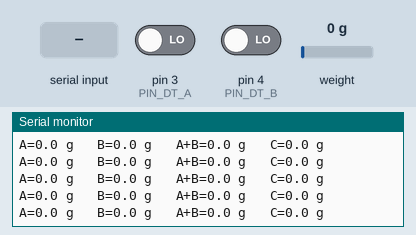
The sketch below on a simulated Arduino Uno, built with avr-gcc and run on an emulated ATmega328P. On the bench: the last lines printed to the serial monitor. Inputs (shaded band) come from the test bench; at power-on: weight on the scale 0 g, pin 3 (PIN_DT_A) LOW, pin 4 (PIN_DT_B) LOW.

Above: at 17.3 s.
17.4 s: weight on the scale set to 100 g
At 17.4 s:
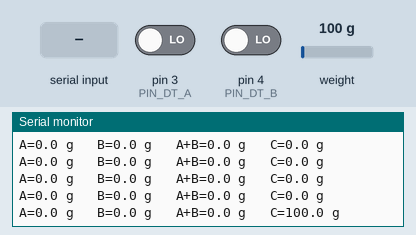
20.4 s: weight on the scale set to 1250 g
At 20.47 s:
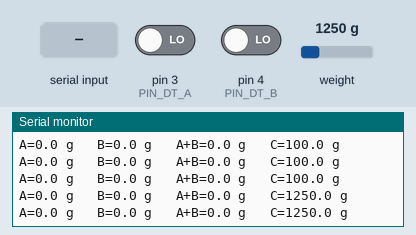
21.9 s: "t" received over Serial
At 22.4 s:
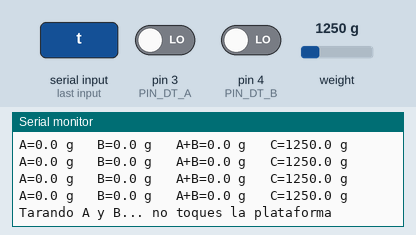
Timing chart, 0 to 24.9 s (numbered marks = the images above; inputs shaded):
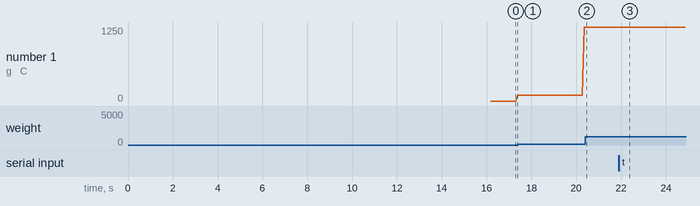

The sketch:

PesajeTest_Combinado2.ino
```cpp
/*
  PesajeTest_Combinado.ino

  Sin necesidad de recablear nada:
   - Sensor A y Sensor B COMPARTEN el pin de reloj (pin 2), tal como
     ya esta tu hardware -> se leen con una funcion manual que pulsa
     el reloj UNA sola vez y lee ambos DOUT en el mismo pulso (esto es
     lo que exige el documento: misma foto de instante para A y B).
   - Sensor C tiene sus propios pines (5 y 6) -> para el usamos la
     libreria nativa HX711.h normalmente, sin conflicto.

  Requiere tener instalada la libreria "HX711" (bogde) SOLO para el
  Sensor C. A y B no la usan.
*/

#include "HX711.h"

// ---------- Pines ----------
// Base 1 - Pesaje dinamico (A y B comparten reloj, como ya esta cableado)
#define PIN_SCK_AB   2
#define PIN_DT_A     3
#define PIN_DT_B     4

// Base 2 - Pesaje estatico (pines propios, sin conflicto)
#define PIN_SCK_C    5
#define PIN_DT_C     6

HX711 sensorC;

// ---------- Calibracion (AJUSTAR con la protoboard de 70g) ----------
float FACTOR_A = 812.0;   // validado con el metodo de suma constante (mas confiable que el ajuste puntual anterior)
float FACTOR_B = 812.0;  // validado con el metodo de suma constante
float FACTOR_C = 2280.0;  // pendiente de calibrar

long offsetA = 0;
long offsetB = 0;

// ---------- Lectura manual sincronizada de A y B ----------
// Pulsa el reloj compartido UNA vez y lee ambos DOUT en cada pulso,
// asi ambas conversiones corresponden exactamente al mismo instante.
bool leerParSincronizado(long &valorA, long &valorB) {
  if (digitalRead(PIN_DT_A) == HIGH || digitalRead(PIN_DT_B) == HIGH) {
    return false; // alguno de los dos todavia no tiene dato nuevo
  }

  valorA = 0;
  valorB = 0;
  for (uint8_t i = 0; i < 24; i++) {
    digitalWrite(PIN_SCK_AB, HIGH);
    delayMicroseconds(1);
    valorA = (valorA << 1) | digitalRead(PIN_DT_A);
    valorB = (valorB << 1) | digitalRead(PIN_DT_B);
    digitalWrite(PIN_SCK_AB, LOW);
    delayMicroseconds(1);
  }
  // 25er pulso: fija ganancia 128 / canal A para el siguiente ciclo
  digitalWrite(PIN_SCK_AB, HIGH);
  delayMicroseconds(1);
  digitalWrite(PIN_SCK_AB, LOW);

  if (valorA & 0x800000) valorA |= 0xFF000000;
  if (valorB & 0x800000) valorB |= 0xFF000000;
  return true;
}

// Espera bloqueante SOLO para la tara inicial (una sola vez, no afecta
// el resto del sistema porque se hace antes de operar).
// Promedia varias muestras para que el offset no dependa de una sola
// lectura ruidosa (eso era lo que causaba el drift que veiamos).
void tararAB() {
  const uint8_t N_TARA = 30;
  long sumaA = 0, sumaB = 0;
  long a, b;

  Serial.println(F("Tarando A y B... no toques la plataforma"));
  delay(500);

  uint8_t obtenidas = 0;
  while (obtenidas < N_TARA) {
    if (leerParSincronizado(a, b)) {
      sumaA += a;
      sumaB += b;
      obtenidas++;
    }
  }

  offsetA = sumaA / N_TARA;
  offsetB = sumaB / N_TARA;
  Serial.print(F("offsetA=")); Serial.print(offsetA);
  Serial.print(F("  offsetB=")); Serial.println(offsetB);
}

void setup() {
  Serial.begin(9600);
  while (!Serial) { ; }

  pinMode(PIN_SCK_AB, OUTPUT);
  pinMode(PIN_DT_A, INPUT);
  pinMode(PIN_DT_B, INPUT);
  digitalWrite(PIN_SCK_AB, LOW);

  Serial.println(F("=== Prueba combinada: A+B manual, C con libreria ==="));

  Serial.println(F("Esperando 15s a que el HX711 y las celdas se estabilicen..."));
  delay(15000);

  tararAB();

  sensorC.begin(PIN_DT_C, PIN_SCK_C);
  sensorC.set_scale(FACTOR_C);
  Serial.print(F("Sensor C listo? "));
  Serial.println(sensorC.is_ready() ? F("SI") : F("NO - revisar cableado C"));
  if (sensorC.is_ready()) {
    sensorC.tare(5);
  }

  Serial.println(F("Listo. Empezando lecturas..."));
  Serial.println(F("(Envia 't' por el Monitor Serie para volver a tarar en cualquier momento, sin peso encima)"));
  Serial.println();
}

void loop() {
  // Re-tara bajo demanda: manda 't' por el Monitor Serie para tarar
  // justo antes de medir, sin tener que resetear el Arduino.
  if (Serial.available()) {
    char c = Serial.read();
    if (c == 't' || c == 'T') {
      tararAB();
    }
  }

  long crudoA, crudoB;
  if (leerParSincronizado(crudoA, crudoB)) {

    // Promedio movil simple de las ultimas N lecturas, para amortiguar
    // el ruido cuando se pesan objetos livianos (unos pocos gramos).
    static const uint8_t N = 8;
    static float histA[N] = {0};
    static float histB[N] = {0};
    static uint8_t idx = 0;
    static uint8_t llenado = 0;

    float pesoA = (crudoA - offsetA) / FACTOR_A;
    float pesoB = (crudoB - offsetB) / FACTOR_B;

    histA[idx] = pesoA;
    histB[idx] = pesoB;
    idx = (idx + 1) % N;
    if (llenado < N) llenado++;

    float promA = 0, promB = 0;
    for (uint8_t i = 0; i < llenado; i++) {
      promA += histA[i];
      promB += histB[i];
    }
    promA /= llenado;
    promB /= llenado;

    Serial.print(F("A="));
    Serial.print(promA, 1);
    Serial.print(F(" g   B="));
    Serial.print(promB, 1);
    Serial.print(F(" g   A+B="));
    Serial.print(promA + promB, 1);
    Serial.print(F(" g"));

    Serial.print(F("   C="));
    if (sensorC.is_ready()) {
      Serial.print(sensorC.get_units(1), 1);
      Serial.println(F(" g"));
    } else {
      Serial.println(F("NO_LISTO"));
    }
  }
}
```

Measured:
- after the input at 20.4 s, the serial monitor: prints a new line after 0.06 s (image 2)
- after the input at 21.9 s, the serial monitor: prints a new line after 0.10 s (image 3)
- plotted number 1: 100 → 1250 after the input at 17.4 s
